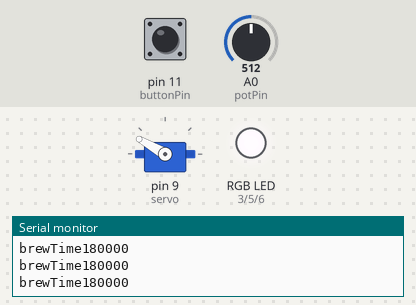
Recording of a sketch running on a simulated Arduino Uno, built with avr-gcc and run on an emulated ATmega328P. Parts: servo, an RGB LED mixed from three pins (HIGH = lit), the last lines printed to the serial monitor. The inputs (shaded band) are chosen by the test bench; at power-on: pin 11 (buttonPin) LOW, A0 (potPin) = 512.

Above: at 1.2 s.
1.3 s: pin 11 (buttonPin) pulled HIGH for 0.15 s
At 2.6 s:
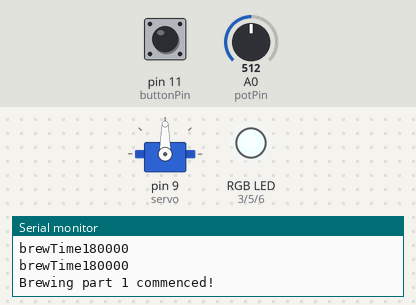
Timing chart, 0 to 4.3 s (numbered marks = the images above; inputs shaded):
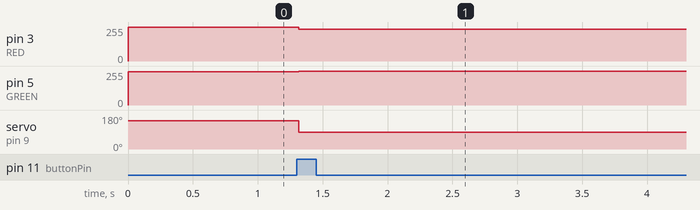

The sketch:

TeaBrewerV2.ino
```cpp
#include <Servo.h>
Servo servo;

const int potPin = A0;
const int buttonPin = 11;
#define GREEN 5
#define BLUE 6
#define RED 3

int servoPosition = 0;
int teaState = 0;
int potValue = 0;
int brewTime = 0;
int buttonState = 0;

void setup(){
  servo.attach(9);
  servo.write(90);

  Serial.begin(9600);

  pinMode(GREEN, OUTPUT);
  pinMode(BLUE, OUTPUT);
  pinMode(RED, OUTPUT);
  pinMode(buttonPin, INPUT);

  digitalWrite(GREEN, HIGH);
  digitalWrite(BLUE, HIGH);
  digitalWrite(RED, HIGH);

}

void loop(){
  potValue = analogRead(potPin);
  unsigned long brewTime = 60000 * map(potValue,1023,0,1,6);

  Serial.print("brewTime");
  Serial.println(brewTime);

  buttonState = digitalRead(buttonPin);

  if(buttonState == HIGH){
    servo.write(90);
    analogWrite(RED, 240);
    analogWrite(GREEN, 255);
    Serial.println("Brewing part 1 commenced!");

    delay(brewTime/2);

    Serial.println("Commence half-time wiggle!");
    servo.write(130);
    delay(500);
    servo.write(90);
    delay(500);
    servo.write(130);
    delay(500);
    servo.write(90);
    Serial.println("Half-time wiggle ceased, brewing part 2 will continue");

    delay(brewTime/2);

    servo.write(150);
    analogWrite(RED, 255);
    digitalWrite(GREEN, 240);
  }
  else{
    servo.write(150);
    analogWrite(GREEN, 250);
  }
}
```

Measured:
- after the input at 1.3 s, pin 3 (RED): 255/255 → 240/255 at once; pin 5 (GREEN): 250/255 → 255/255 at once; servo on pin 9 (servo): 150° → 90° at once
